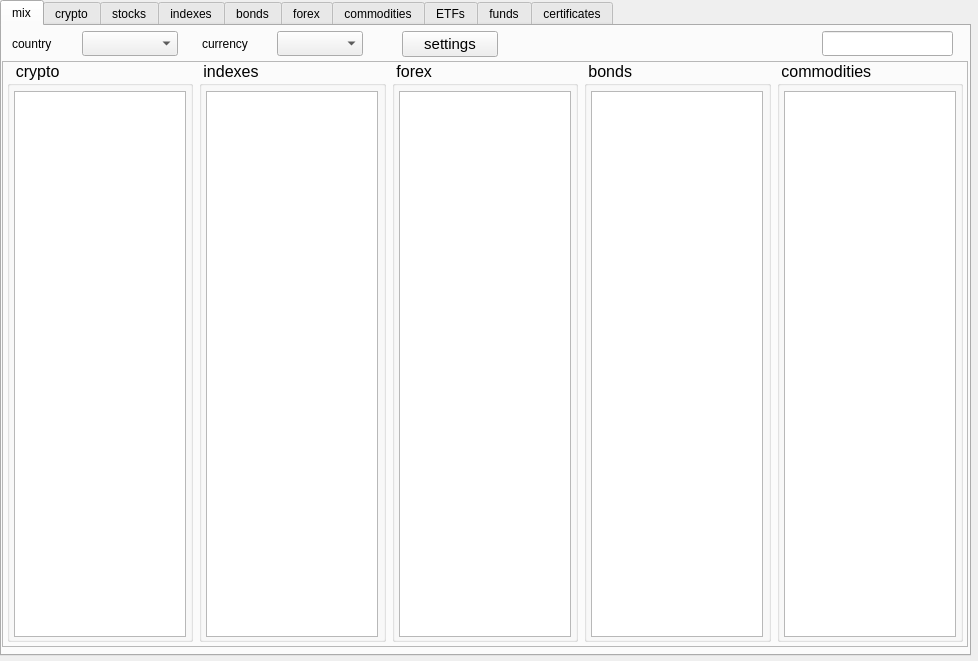
<?xml version="1.0" encoding="UTF-8"?>
<ui version="4.0">
 <class>Form</class>
 <widget class="QWidget" name="Form">
  <property name="geometry">
   <rect>
    <x>0</x>
    <y>0</y>
    <width>978</width>
    <height>661</height>
   </rect>
  </property>
  <property name="windowTitle">
   <string>Form</string>
  </property>
  <widget class="QTabWidget" name="tabWidget_4">
   <property name="geometry">
    <rect>
     <x>0</x>
     <y>0</y>
     <width>971</width>
     <height>656</height>
    </rect>
   </property>
   <property name="styleSheet">
    <string notr="true">font: 12pt &quot;Ubuntu&quot;;</string>
   </property>
   <property name="currentIndex">
    <number>0</number>
   </property>
   <widget class="QWidget" name="tab_16">
    <attribute name="title">
     <string>mix</string>
    </attribute>
    <widget class="QComboBox" name="comboBox_4">
     <property name="geometry">
      <rect>
       <x>80</x>
       <y>5</y>
       <width>96</width>
       <height>25</height>
      </rect>
     </property>
    </widget>
    <widget class="QLabel" name="label_6">
     <property name="geometry">
      <rect>
       <x>10</x>
       <y>5</y>
       <width>66</width>
       <height>25</height>
      </rect>
     </property>
     <property name="text">
      <string>country</string>
     </property>
    </widget>
    <widget class="QComboBox" name="comboBox_5">
     <property name="geometry">
      <rect>
       <x>275</x>
       <y>5</y>
       <width>86</width>
       <height>25</height>
      </rect>
     </property>
    </widget>
    <widget class="QLabel" name="label_7">
     <property name="geometry">
      <rect>
       <x>200</x>
       <y>5</y>
       <width>76</width>
       <height>25</height>
      </rect>
     </property>
     <property name="text">
      <string>currency</string>
     </property>
    </widget>
    <widget class="QFrame" name="frame">
     <property name="geometry">
      <rect>
       <x>0</x>
       <y>35</y>
       <width>966</width>
       <height>586</height>
      </rect>
     </property>
     <property name="frameShape">
      <enum>QFrame::StyledPanel</enum>
     </property>
     <property name="frameShadow">
      <enum>QFrame::Raised</enum>
     </property>
     <widget class="QWidget" name="layoutWidget">
      <property name="geometry">
       <rect>
        <x>5</x>
        <y>0</y>
        <width>956</width>
        <height>581</height>
       </rect>
      </property>
      <layout class="QHBoxLayout" name="horizontalLayout">
       <item>
        <widget class="QGroupBox" name="groupBox_4">
         <property name="minimumSize">
          <size>
           <width>120</width>
           <height>260</height>
          </size>
         </property>
         <property name="maximumSize">
          <size>
           <width>216</width>
           <height>650</height>
          </size>
         </property>
         <property name="sizeIncrement">
          <size>
           <width>200</width>
           <height>0</height>
          </size>
         </property>
         <property name="font">
          <font>
           <family>Ubuntu</family>
           <pointsize>12</pointsize>
           <weight>50</weight>
           <italic>false</italic>
           <bold>false</bold>
          </font>
         </property>
         <property name="autoFillBackground">
          <bool>false</bool>
         </property>
         <property name="title">
          <string>  crypto</string>
         </property>
         <widget class="QTableView" name="tableView_19">
          <property name="geometry">
           <rect>
            <x>7</x>
            <y>30</y>
            <width>172</width>
            <height>546</height>
           </rect>
          </property>
          <property name="frameShadow">
           <enum>QFrame::Sunken</enum>
          </property>
          <attribute name="horizontalHeaderVisible">
           <bool>false</bool>
          </attribute>
         </widget>
        </widget>
       </item>
       <item>
        <widget class="QGroupBox" name="groupBox_5">
         <property name="minimumSize">
          <size>
           <width>120</width>
           <height>260</height>
          </size>
         </property>
         <property name="maximumSize">
          <size>
           <width>216</width>
           <height>600</height>
          </size>
         </property>
         <property name="font">
          <font>
           <family>Ubuntu</family>
           <pointsize>12</pointsize>
           <weight>50</weight>
           <italic>false</italic>
           <bold>false</bold>
          </font>
         </property>
         <property name="title">
          <string> indexes</string>
         </property>
         <widget class="QTableView" name="tableView_3">
          <property name="geometry">
           <rect>
            <x>7</x>
            <y>30</y>
            <width>172</width>
            <height>546</height>
           </rect>
          </property>
          <property name="frameShadow">
           <enum>QFrame::Sunken</enum>
          </property>
          <attribute name="horizontalHeaderVisible">
           <bool>false</bool>
          </attribute>
         </widget>
        </widget>
       </item>
       <item>
        <widget class="QGroupBox" name="groupBox_6">
         <property name="minimumSize">
          <size>
           <width>120</width>
           <height>260</height>
          </size>
         </property>
         <property name="maximumSize">
          <size>
           <width>216</width>
           <height>600</height>
          </size>
         </property>
         <property name="font">
          <font>
           <family>Ubuntu</family>
           <pointsize>12</pointsize>
           <weight>50</weight>
           <italic>false</italic>
           <bold>false</bold>
          </font>
         </property>
         <property name="title">
          <string> forex</string>
         </property>
         <widget class="QTableView" name="tableView_5">
          <property name="geometry">
           <rect>
            <x>7</x>
            <y>30</y>
            <width>172</width>
            <height>546</height>
           </rect>
          </property>
          <property name="frameShadow">
           <enum>QFrame::Sunken</enum>
          </property>
          <attribute name="horizontalHeaderVisible">
           <bool>false</bool>
          </attribute>
         </widget>
        </widget>
       </item>
       <item>
        <widget class="QGroupBox" name="groupBox_7">
         <property name="minimumSize">
          <size>
           <width>120</width>
           <height>260</height>
          </size>
         </property>
         <property name="maximumSize">
          <size>
           <width>216</width>
           <height>600</height>
          </size>
         </property>
         <property name="font">
          <font>
           <family>Ubuntu</family>
           <pointsize>12</pointsize>
           <weight>50</weight>
           <italic>false</italic>
           <bold>false</bold>
          </font>
         </property>
         <property name="title">
          <string> bonds</string>
         </property>
         <widget class="QTableView" name="tableView_4">
          <property name="geometry">
           <rect>
            <x>7</x>
            <y>30</y>
            <width>172</width>
            <height>546</height>
           </rect>
          </property>
          <property name="frameShadow">
           <enum>QFrame::Sunken</enum>
          </property>
          <attribute name="horizontalHeaderVisible">
           <bool>false</bool>
          </attribute>
         </widget>
        </widget>
       </item>
       <item>
        <widget class="QGroupBox" name="groupBox_8">
         <property name="enabled">
          <bool>true</bool>
         </property>
         <property name="minimumSize">
          <size>
           <width>120</width>
           <height>260</height>
          </size>
         </property>
         <property name="maximumSize">
          <size>
           <width>216</width>
           <height>600</height>
          </size>
         </property>
         <property name="font">
          <font>
           <family>Ubuntu</family>
           <pointsize>12</pointsize>
           <weight>50</weight>
           <italic>false</italic>
           <bold>false</bold>
          </font>
         </property>
         <property name="styleSheet">
          <string notr="true"/>
         </property>
         <property name="title">
          <string> commodities</string>
         </property>
         <widget class="QTableView" name="tableView_6">
          <property name="geometry">
           <rect>
            <x>7</x>
            <y>30</y>
            <width>172</width>
            <height>546</height>
           </rect>
          </property>
          <property name="frameShadow">
           <enum>QFrame::Sunken</enum>
          </property>
          <attribute name="horizontalHeaderVisible">
           <bool>false</bool>
          </attribute>
         </widget>
        </widget>
       </item>
      </layout>
     </widget>
    </widget>
    <widget class="QPushButton" name="pushButton_5">
     <property name="geometry">
      <rect>
       <x>400</x>
       <y>5</y>
       <width>96</width>
       <height>26</height>
      </rect>
     </property>
     <property name="font">
      <font>
       <family>Ubuntu</family>
       <pointsize>11</pointsize>
       <weight>50</weight>
       <italic>false</italic>
       <bold>false</bold>
      </font>
     </property>
     <property name="styleSheet">
      <string notr="true">font: 11pt &quot;Ubuntu&quot;;</string>
     </property>
     <property name="text">
      <string>settings</string>
     </property>
    </widget>
    <widget class="QLineEdit" name="lineEdit_2">
     <property name="geometry">
      <rect>
       <x>820</x>
       <y>5</y>
       <width>131</width>
       <height>25</height>
      </rect>
     </property>
    </widget>
   </widget>
   <widget class="QWidget" name="tab_18">
    <attribute name="title">
     <string>crypto</string>
    </attribute>
    <widget class="QTabWidget" name="tabWidget_10">
     <property name="geometry">
      <rect>
       <x>0</x>
       <y>5</y>
       <width>966</width>
       <height>616</height>
      </rect>
     </property>
     <property name="styleSheet">
      <string notr="true">font: 63 11pt &quot;FixedsysTTF&quot;;</string>
     </property>
     <property name="currentIndex">
      <number>0</number>
     </property>
     <widget class="QWidget" name="tab_33">
      <attribute name="title">
       <string>prices</string>
      </attribute>
      <widget class="QTableView" name="tableView">
       <property name="geometry">
        <rect>
         <x>3</x>
         <y>4</y>
         <width>956</width>
         <height>581</height>
        </rect>
       </property>
      </widget>
     </widget>
     <widget class="QWidget" name="tab_34">
      <attribute name="title">
       <string>info</string>
      </attribute>
      <widget class="QTableView" name="tableView_31">
       <property name="geometry">
        <rect>
         <x>3</x>
         <y>4</y>
         <width>956</width>
         <height>581</height>
        </rect>
       </property>
      </widget>
     </widget>
     <widget class="QWidget" name="tab_35">
      <attribute name="title">
       <string>global metrics</string>
      </attribute>
      <widget class="QTableView" name="tableView_32">
       <property name="geometry">
        <rect>
         <x>3</x>
         <y>4</y>
         <width>956</width>
         <height>581</height>
        </rect>
       </property>
      </widget>
     </widget>
    </widget>
    <widget class="QLineEdit" name="lineEdit_3">
     <property name="geometry">
      <rect>
       <x>820</x>
       <y>5</y>
       <width>131</width>
       <height>25</height>
      </rect>
     </property>
    </widget>
   </widget>
   <widget class="QWidget" name="tab_19">
    <attribute name="title">
     <string>stocks</string>
    </attribute>
    <widget class="QTableView" name="tableView_7">
     <property name="geometry">
      <rect>
       <x>5</x>
       <y>35</y>
       <width>959</width>
       <height>586</height>
      </rect>
     </property>
    </widget>
    <widget class="QLineEdit" name="lineEdit_4">
     <property name="geometry">
      <rect>
       <x>820</x>
       <y>5</y>
       <width>131</width>
       <height>25</height>
      </rect>
     </property>
    </widget>
    <widget class="QLabel" name="label_8">
     <property name="geometry">
      <rect>
       <x>5</x>
       <y>5</y>
       <width>66</width>
       <height>25</height>
      </rect>
     </property>
     <property name="text">
      <string>country</string>
     </property>
    </widget>
    <widget class="QComboBox" name="comboBox_6">
     <property name="geometry">
      <rect>
       <x>75</x>
       <y>5</y>
       <width>96</width>
       <height>25</height>
      </rect>
     </property>
    </widget>
   </widget>
   <widget class="QWidget" name="tab_20">
    <attribute name="title">
     <string>indexes</string>
    </attribute>
    <widget class="QLineEdit" name="lineEdit_5">
     <property name="geometry">
      <rect>
       <x>820</x>
       <y>5</y>
       <width>131</width>
       <height>25</height>
      </rect>
     </property>
    </widget>
    <widget class="QTableView" name="tableView_8">
     <property name="geometry">
      <rect>
       <x>5</x>
       <y>35</y>
       <width>959</width>
       <height>586</height>
      </rect>
     </property>
    </widget>
    <widget class="QLabel" name="label_9">
     <property name="geometry">
      <rect>
       <x>5</x>
       <y>5</y>
       <width>66</width>
       <height>25</height>
      </rect>
     </property>
     <property name="text">
      <string>country</string>
     </property>
    </widget>
    <widget class="QComboBox" name="comboBox_7">
     <property name="geometry">
      <rect>
       <x>75</x>
       <y>5</y>
       <width>96</width>
       <height>25</height>
      </rect>
     </property>
    </widget>
   </widget>
   <widget class="QWidget" name="tab_21">
    <attribute name="title">
     <string>bonds</string>
    </attribute>
    <widget class="QLineEdit" name="lineEdit_6">
     <property name="geometry">
      <rect>
       <x>820</x>
       <y>5</y>
       <width>131</width>
       <height>25</height>
      </rect>
     </property>
    </widget>
    <widget class="QTableView" name="tableView_9">
     <property name="geometry">
      <rect>
       <x>5</x>
       <y>35</y>
       <width>959</width>
       <height>586</height>
      </rect>
     </property>
    </widget>
    <widget class="QLabel" name="label_13">
     <property name="geometry">
      <rect>
       <x>5</x>
       <y>5</y>
       <width>66</width>
       <height>25</height>
      </rect>
     </property>
     <property name="text">
      <string>country</string>
     </property>
    </widget>
    <widget class="QComboBox" name="comboBox_11">
     <property name="geometry">
      <rect>
       <x>75</x>
       <y>5</y>
       <width>96</width>
       <height>25</height>
      </rect>
     </property>
    </widget>
   </widget>
   <widget class="QWidget" name="tab">
    <attribute name="title">
     <string>forex</string>
    </attribute>
    <widget class="QDateTimeEdit" name="dateTimeEdit">
     <property name="geometry">
      <rect>
       <x>845</x>
       <y>5</y>
       <width>116</width>
       <height>26</height>
      </rect>
     </property>
     <property name="styleSheet">
      <string notr="true">font: 9pt &quot;Ubuntu&quot;;</string>
     </property>
    </widget>
    <widget class="QCheckBox" name="checkBox">
     <property name="geometry">
      <rect>
       <x>700</x>
       <y>5</y>
       <width>136</width>
       <height>26</height>
      </rect>
     </property>
     <property name="text">
      <string>historical rates</string>
     </property>
    </widget>
    <widget class="QLabel" name="label_2">
     <property name="geometry">
      <rect>
       <x>10</x>
       <y>5</y>
       <width>67</width>
       <height>26</height>
      </rect>
     </property>
     <property name="text">
      <string>convert</string>
     </property>
    </widget>
    <widget class="QComboBox" name="comboBox_2">
     <property name="geometry">
      <rect>
       <x>180</x>
       <y>5</y>
       <width>66</width>
       <height>26</height>
      </rect>
     </property>
    </widget>
    <widget class="QComboBox" name="comboBox_3">
     <property name="geometry">
      <rect>
       <x>275</x>
       <y>5</y>
       <width>66</width>
       <height>26</height>
      </rect>
     </property>
    </widget>
    <widget class="QLabel" name="label_3">
     <property name="geometry">
      <rect>
       <x>250</x>
       <y>5</y>
       <width>26</width>
       <height>26</height>
      </rect>
     </property>
     <property name="text">
      <string>to</string>
     </property>
    </widget>
    <widget class="QLineEdit" name="lineEdit">
     <property name="geometry">
      <rect>
       <x>80</x>
       <y>5</y>
       <width>91</width>
       <height>25</height>
      </rect>
     </property>
    </widget>
    <widget class="QLabel" name="label_4">
     <property name="geometry">
      <rect>
       <x>345</x>
       <y>5</y>
       <width>21</width>
       <height>26</height>
      </rect>
     </property>
     <property name="font">
      <font>
       <family>FixedsysTTF</family>
       <pointsize>15</pointsize>
       <weight>7</weight>
       <italic>false</italic>
       <bold>false</bold>
      </font>
     </property>
     <property name="styleSheet">
      <string notr="true">font: 63 15pt &quot;FixedsysTTF&quot;;</string>
     </property>
     <property name="text">
      <string>=</string>
     </property>
    </widget>
    <widget class="QLabel" name="label_5">
     <property name="geometry">
      <rect>
       <x>365</x>
       <y>5</y>
       <width>146</width>
       <height>26</height>
      </rect>
     </property>
     <property name="text">
      <string>TextLabel</string>
     </property>
    </widget>
    <widget class="QTableView" name="tableView_10">
     <property name="geometry">
      <rect>
       <x>5</x>
       <y>35</y>
       <width>959</width>
       <height>586</height>
      </rect>
     </property>
    </widget>
   </widget>
   <widget class="QWidget" name="tab_23">
    <attribute name="title">
     <string>commodities</string>
    </attribute>
    <widget class="QComboBox" name="comboBox">
     <property name="geometry">
      <rect>
       <x>60</x>
       <y>5</y>
       <width>101</width>
       <height>25</height>
      </rect>
     </property>
    </widget>
    <widget class="QLabel" name="label">
     <property name="geometry">
      <rect>
       <x>5</x>
       <y>5</y>
       <width>51</width>
       <height>25</height>
      </rect>
     </property>
     <property name="text">
      <string>group</string>
     </property>
    </widget>
    <widget class="QTableView" name="tableView_11">
     <property name="geometry">
      <rect>
       <x>5</x>
       <y>35</y>
       <width>959</width>
       <height>586</height>
      </rect>
     </property>
    </widget>
    <widget class="QLineEdit" name="lineEdit_7">
     <property name="geometry">
      <rect>
       <x>820</x>
       <y>5</y>
       <width>131</width>
       <height>25</height>
      </rect>
     </property>
    </widget>
   </widget>
   <widget class="QWidget" name="tab_24">
    <attribute name="title">
     <string>ETFs</string>
    </attribute>
    <widget class="QLineEdit" name="lineEdit_8">
     <property name="geometry">
      <rect>
       <x>820</x>
       <y>5</y>
       <width>131</width>
       <height>25</height>
      </rect>
     </property>
    </widget>
    <widget class="QTableView" name="tableView_12">
     <property name="geometry">
      <rect>
       <x>5</x>
       <y>35</y>
       <width>959</width>
       <height>586</height>
      </rect>
     </property>
    </widget>
    <widget class="QLabel" name="label_10">
     <property name="geometry">
      <rect>
       <x>5</x>
       <y>5</y>
       <width>66</width>
       <height>25</height>
      </rect>
     </property>
     <property name="text">
      <string>country</string>
     </property>
    </widget>
    <widget class="QComboBox" name="comboBox_8">
     <property name="geometry">
      <rect>
       <x>75</x>
       <y>5</y>
       <width>96</width>
       <height>25</height>
      </rect>
     </property>
    </widget>
   </widget>
   <widget class="QWidget" name="tab_25">
    <attribute name="title">
     <string>funds</string>
    </attribute>
    <widget class="QLineEdit" name="lineEdit_9">
     <property name="geometry">
      <rect>
       <x>820</x>
       <y>5</y>
       <width>131</width>
       <height>25</height>
      </rect>
     </property>
    </widget>
    <widget class="QTableView" name="tableView_13">
     <property name="geometry">
      <rect>
       <x>5</x>
       <y>35</y>
       <width>959</width>
       <height>586</height>
      </rect>
     </property>
    </widget>
    <widget class="QLabel" name="label_11">
     <property name="geometry">
      <rect>
       <x>5</x>
       <y>5</y>
       <width>66</width>
       <height>25</height>
      </rect>
     </property>
     <property name="text">
      <string>country</string>
     </property>
    </widget>
    <widget class="QComboBox" name="comboBox_9">
     <property name="geometry">
      <rect>
       <x>75</x>
       <y>5</y>
       <width>96</width>
       <height>25</height>
      </rect>
     </property>
    </widget>
   </widget>
   <widget class="QWidget" name="tab_22">
    <attribute name="title">
     <string>certificates</string>
    </attribute>
    <widget class="QLineEdit" name="lineEdit_10">
     <property name="geometry">
      <rect>
       <x>820</x>
       <y>5</y>
       <width>131</width>
       <height>25</height>
      </rect>
     </property>
    </widget>
    <widget class="QTableView" name="tableView_14">
     <property name="geometry">
      <rect>
       <x>5</x>
       <y>35</y>
       <width>959</width>
       <height>586</height>
      </rect>
     </property>
    </widget>
    <widget class="QLabel" name="label_12">
     <property name="geometry">
      <rect>
       <x>5</x>
       <y>5</y>
       <width>66</width>
       <height>25</height>
      </rect>
     </property>
     <property name="text">
      <string>country</string>
     </property>
    </widget>
    <widget class="QComboBox" name="comboBox_10">
     <property name="geometry">
      <rect>
       <x>75</x>
       <y>5</y>
       <width>96</width>
       <height>25</height>
      </rect>
     </property>
    </widget>
   </widget>
  </widget>
 </widget>
 <resources/>
 <connections/>
</ui>
